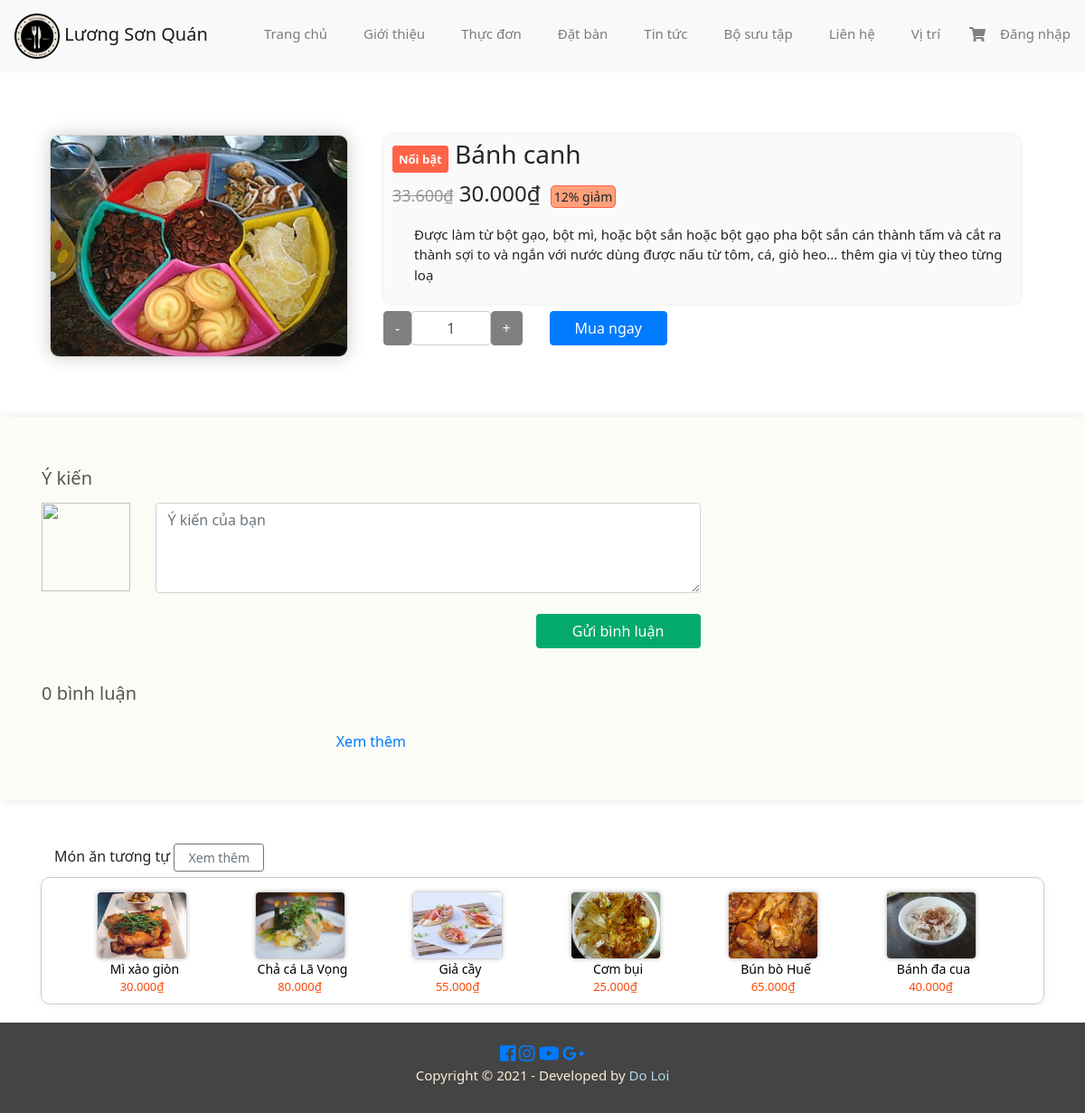
Screenshot of /details.php?foodId=22 with the database file from the repository.
### tables this page shows
CREATE TABLE `tbl_config` (
  `id` int(11) NOT NULL,
  `logo` varchar(255) NOT NULL,
  `name` varchar(255) NOT NULL,
  `phone` varchar(20) NOT NULL,
  `email` varchar(150) NOT NULL,
  `address` varchar(255) NOT NULL,
  `map` longtext NOT NULL,
  `discount` int(4) NOT NULL
);

CREATE TABLE `tbl_food` (
  `foodId` int(11) NOT NULL,
  `foodName` varchar(150) NOT NULL,
  `foodIdCategory` int(11) NOT NULL,
  `description` text NOT NULL,
  `type` int(11) NOT NULL,
  `price` decimal(10,0) NOT NULL,
  `image` varchar(255) NOT NULL
);

### details.php (the view, shortened to what the rows shown need)
<?php
include_once './lib/database.php';
$food = new food();
$config = new configs();
?>
<?php
if (!isset($_GET['foodId']) && $_GET['foodId'] == NULL) {
    echo "<script>window.location = 'index.php' </script>";
} else {
    $foodId = $_GET['foodId'];
}
$show_name = $config->show_config();
if ($show_name) {
    while ($row = $show_name->fetch_assoc()) {
        $name_logo = explode('/', $row['name']);
        $name = $name_logo[0];
        $logo = './admin/uploads/logo/' . $row['logo'];
    }
}
?>
<html>
<head>
    <link rel="stylesheet" href="https://maxcdn.bootstrapcdn.com/bootstrap/4.0.0/css/bootstrap.min.css">
    <link rel="stylesheet" type="text/css" href="css/style.css">
    <link href="https://cdn.rawgit.com/michalsnik/aos/2.1.1/dist/aos.css" rel="stylesheet">
    <link href="./css/font-awesome.css" rel="stylesheet">
</head>
<body data-spy="scroll" data-target=".navbar" data-offset="50" style="position: relative;min-height:100%; margin:0;">
    <div id="Welcome">
        <nav class="navbar navbar-expand-lg navbar fixed-top  navbar-light bg-light">
            <a class="navbar-brand" href="index.php">
                <img src="<?= $logo ?>" width="50" height="50" class="d-inline-block" alt=""> <?= $name ?>
            </a>
            <div class="collapse navbar-collapse" id="navbarText">
                <ul class="navbar-nav ml-auto">
                </ul>
            </div>
        </nav>
    </div>
    <form action="" method="post">
        <div class="container" style="margin-top: 132px;margin-bottom:50px">
            <div class="row">
                <?php
                $show_details = $food->get_byId($foodId);
                if ($show_details) {
                    while ($row = $show_details->fetch_assoc()) {
                ?>
                        <div class="col-xs-4 ml-4">
                            <div class="card-body" style="padding: 0;">
                                <img width="330px" height="246px" style="border:1px solid lightgray;box-shadow: 0 0 20px rgb(0 0 0 / 20%);border-radius:10px" src="<?= 'admin/uploads/' . $row['image'] ?>" width="330px" alt="">
                            </div>
                        </div>
                        <div class="col-sm-8">
                            <div class="ml-4" style="padding: 5px 10px;border-radius:10px;box-shadow: 0 0 5px rgb(0 0 0 / 10%);background-color:#fafafa">
                                <h3 style="word-wrap: break-word;">
                                    <?php
                                    if ($row['type'] == 1) {
                                    ?>
                                        <span style="font-size: 13px; border: 1px solid tomato;padding:5px 6px;border-radius:4px;background-color:tomato;font-weight: 700;color:white;">Nổi bật</span>
                                    <?php
                                    }
                                    ?>
                                    <?= $row['foodName'] ?>
                                </h3>
                                <?php
                                $show_discount = $config->show_config();
                                if ($show_discount) {
                                    while ($row2 = $show_discount->fetch_assoc()) {
                                        $discount = (float)$row['price'] * (float)$row2['discount'] / 100;
                                        $discount += (float)$row['price'];
                                        $discount = number_format($discount, 0, '', '.');
                                        $discount = $discount . '₫';
                                        $discount2 = $row2['discount'] . '% giảm';
                                        $category = $row['foodIdCategory'];
                                    }
                                }
                                ?>
                                <p style="font-size: 24px;font-family:'Segoe UI', Tahoma, Geneva, Verdana, sans-serif"><?php echo '<del  style="color: #929292;font-size:18px"><span>' . $discount . '</span></del> '
                                                                                                                            . number_format($row['price'], 0, '', '.') . '₫' ?>
                                    <span style="font-size: 14px;padding: 2px 3px;border:1px solid tomato;background-color:LightSalmon;border-radius:5px;margin-left:5px"><?= $discount2  ?></span>
                                </p>
                                <div class="ml-4">
                                    <p><?= $row['description'] ?></p>
                                </div>
                            </div>
                            <div class="ml-4">
                                <div class="row">
                                    <div class="col-md-3">
                                        <div class="input-group">
                                            <span class="input-group-btn">
                                                <button type="button" style="background-color: grey;border: 1px solid grey" class="quantity-left-minus btn btn-danger btn-number" data-type="minus" data-field="">
                                                    <span class="glyphicon glyphicon-minus">-</span>
                                                </button>
                                            </span>
                                            <input type="text" style="height:38px;border-radius:4px" id="quantity" name="quantity" class="form-control input-number text-center" value="1" min="1" max="100">
                                            <span class="input-group-btn">
                                                <button type="button" style="background-color: grey;border: 1px solid grey" class="quantity-right-plus btn btn-success btn-number" data-type="plus" data-field="">
                                                    <span class="glyphicon glyphicon-plus">+</span>
                                                </button>
                                            </span>
                                        </div>
                                    </div>
                                    <div class="col">
                                        <button class="btn btn-primary w-25" type="submit" name="submit">Mua ngay</button>
                                    </div>
                                </div>
                            </div>
                        </div>
                <?php
                    }
                }
                ?>
            </div>
        </div>
    </form>
    <div class="container mt-5" style="padding: 0 30px; padding-bottom: 120px;">
        <div class="row" style="box-shadow: 0 0 10px rgb(0 0 0 / 5%);border: 1px solid #CCCCCC;padding: 15px;border-radius:10px; padding-bottom:0;padding-left: 46px;">
            <?php
            $show_menu = $food->get_by_category($category, $foodId);
            if ($show_menu) {
                $count = 0;
                while ($row = $show_menu->fetch_assoc()) {
                    if ($count < 6) {
            ?>
                        <div class="col-md-2">
                            <a class="item" href="details.php?foodId=<?= $row['foodId'] ?>" style="color: black;text-decoration: none;">
                                <img width="100px" height="75px" style="border-radius:5px;border: 1px solid lightgrey; box-shadow: 0 0 5px rgb(0 0 0 / 20%);" src="<?= 'admin/uploads/' . $row['image'] ?>" alt="">
                                <p class="title" style="font-size: 14px;white-space: nowrap;
                            width: 106px;
                            overflow: hidden;
                            text-overflow: ellipsis;margin:0;text-align: center;font-weight: 500;"><?= $row['foodName'] ?></p>
                                <p style="margin: 0;font-family: 'Segoe UI', Tahoma, Geneva, Verdana, sans-serif; font-size:13px;text-align: center;margin-bottom:8px;width:100px;color: orangered;"><?= number_format($row['price'], 0, '', '.') . '₫' ?></p>
                            </a>
                        </div>
            <?php
                        $count++;
                    }
                }
            }
            ?>
        </div>
    </div>
</body>
</html>

### rows the page displays
tbl_config: logo (picture), name "Lương Sơn Quán"
tbl_food: image (picture), type "Nổi bật", foodName "Bánh canh", discount "33.600₫", price "30.000", tbl_config.discount "12% giảm", description "Được làm từ bột gạo, bột mì, hoặc bột sắn hoặc bột gạo pha bột sắn cán thành tấm và cắt ra thành sợi to và ngắn với nước dùng được nấu từ tôm, cá, giò heo... thêm gia vị tùy theo từng loạ"
tbl_food: image (picture), foodName "Mì xào giòn", price "30.000"
tbl_food: image (picture), foodName "Chả cá Lã Vọng", price "80.000"
tbl_food: image (picture), foodName "Giả cầy", price "55.000"
tbl_food: image (picture), foodName "Cơm bụi", price "25.000"
tbl_food: image (picture), foodName "Bún bò Huế", price "65.000"
tbl_food: image (picture), foodName "Bánh đa cua", price "40.000"

### other values shown
$row['sl'] "0"
